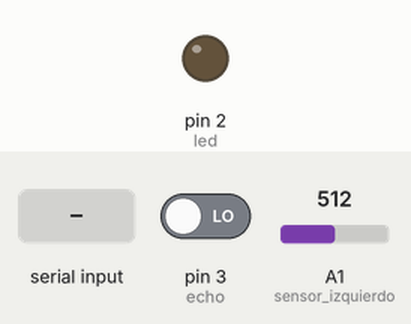
This sketch was run on a simulated Arduino Uno, built with avr-gcc and run on an emulated ATmega328P. Parts: output pins drawn as LEDs (lit = HIGH). The test bench sets the inputs (shaded band); at power-on: pin 3 (echo) LOW, A1 (sensor_izquierdo) = 512. Pins used as bus, display or sensor lines are not drawn; what the sketch prints to the serial monitor is not drawn.

Above: at 1.2 s.
1.3 s: "1\n" received over Serial
At 3.3 s:
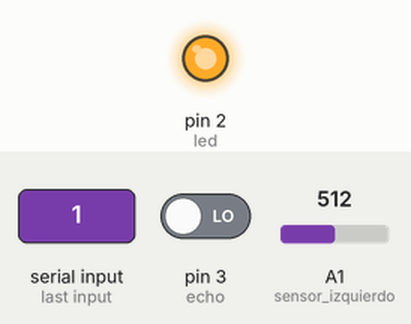
3.7 s: "0\n" received over Serial
At 5.1 s:
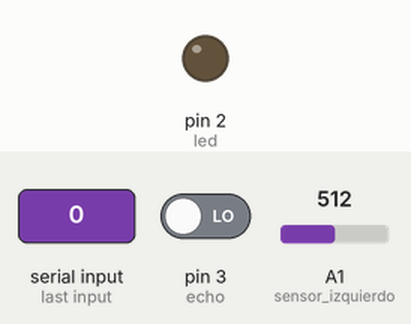
Timing chart, 0 to 6.7 s (numbered marks = the images above; inputs shaded):
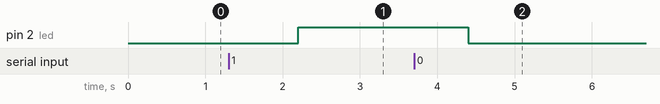

The sketch:

sharp.ino
```cpp
int led = 2;
int sensor_izquierdo = A1;
float lectura_izquierdo;
int dist_izquierdo;

const int triger = 4;
const int echo = 3;
long tiempo;
int distancia;

// the setup routine runs once when you press reset:
void setup() {
  // initialize the digital pin as an output.
  pinMode(led, OUTPUT);
  pinMode(triger, OUTPUT);
  pinMode(echo, INPUT);
  Serial.begin(9600);

}

// the loop routine runs over and over again forever:
void loop() {


  sharp();
  sensorultrasonido();
  int sharp_izq = dist_izquierdo;

  Serial.print(dist_izquierdo);
  //Serial.println(" sharp");
  //delay(100);
  Serial.print(distancia);
  //Serial.println(" ultra");
  delay(100);

  //delay(100);//este tiempo debe estar si o si entre envio y recibo o si no no recibe desde serial


  /*if (dist_izquierdo < 20)
  {
    digitalWrite(led, HIGH);
  }

  if (dist_izquierdo > 20)
  {
    digitalWrite(led, LOW);
  }*/

  if (Serial.available() != 0){ // espera si recibe algo por el puerto serial desde la raspberry

    String dato = Serial.readStringUntil('\n');// con \n se descarta los saltos de linea que pueda llegar desde raspberry
    /*String dato = Serial.read();
    Serial.write(dato);*/
     if (dato == "1"){
        digitalWrite(led, HIGH);
     }

     else if (dato == "0"){
        digitalWrite(led, LOW);
     }


  }//delay(50);
}

void sharp(){


      lectura_izquierdo = analogRead(sensor_izquierdo);
      //delay(10);
      dist_izquierdo=pow(3027.4/lectura_izquierdo,1.2134);


 }

 void sensorultrasonido()
 {

   digitalWrite(triger, LOW);
   delayMicroseconds(2);

   digitalWrite(triger, HIGH);
   delayMicroseconds(10);
   tiempo=pulseIn(echo, HIGH);
   distancia = tiempo/58;

 }
```

Measured:
- after the input at 1.3 s, pin 2 (led): LOW → HIGH after 0.90 s
- after the input at 3.7 s, pin 2 (led): HIGH → LOW after 0.70 s
